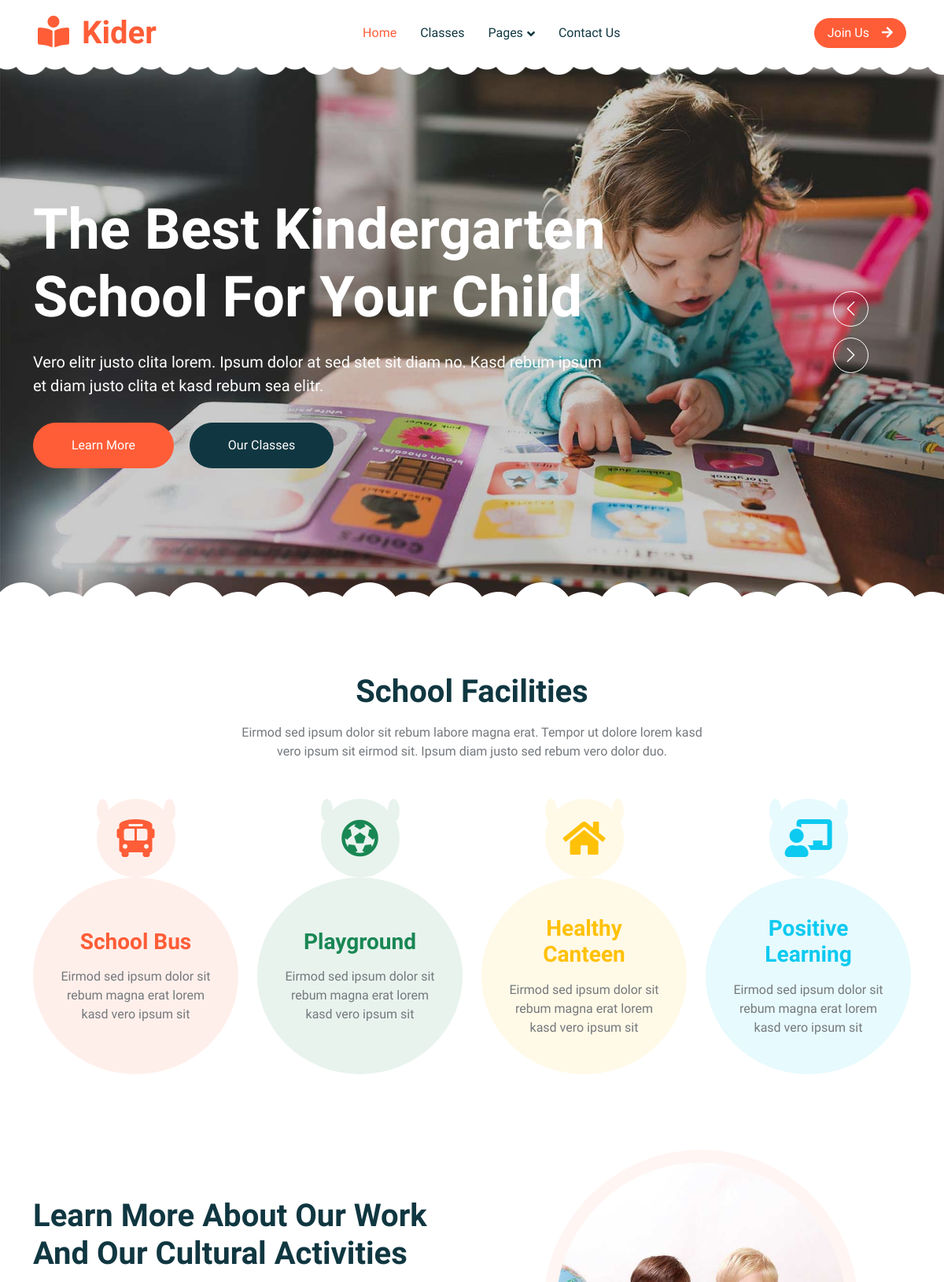
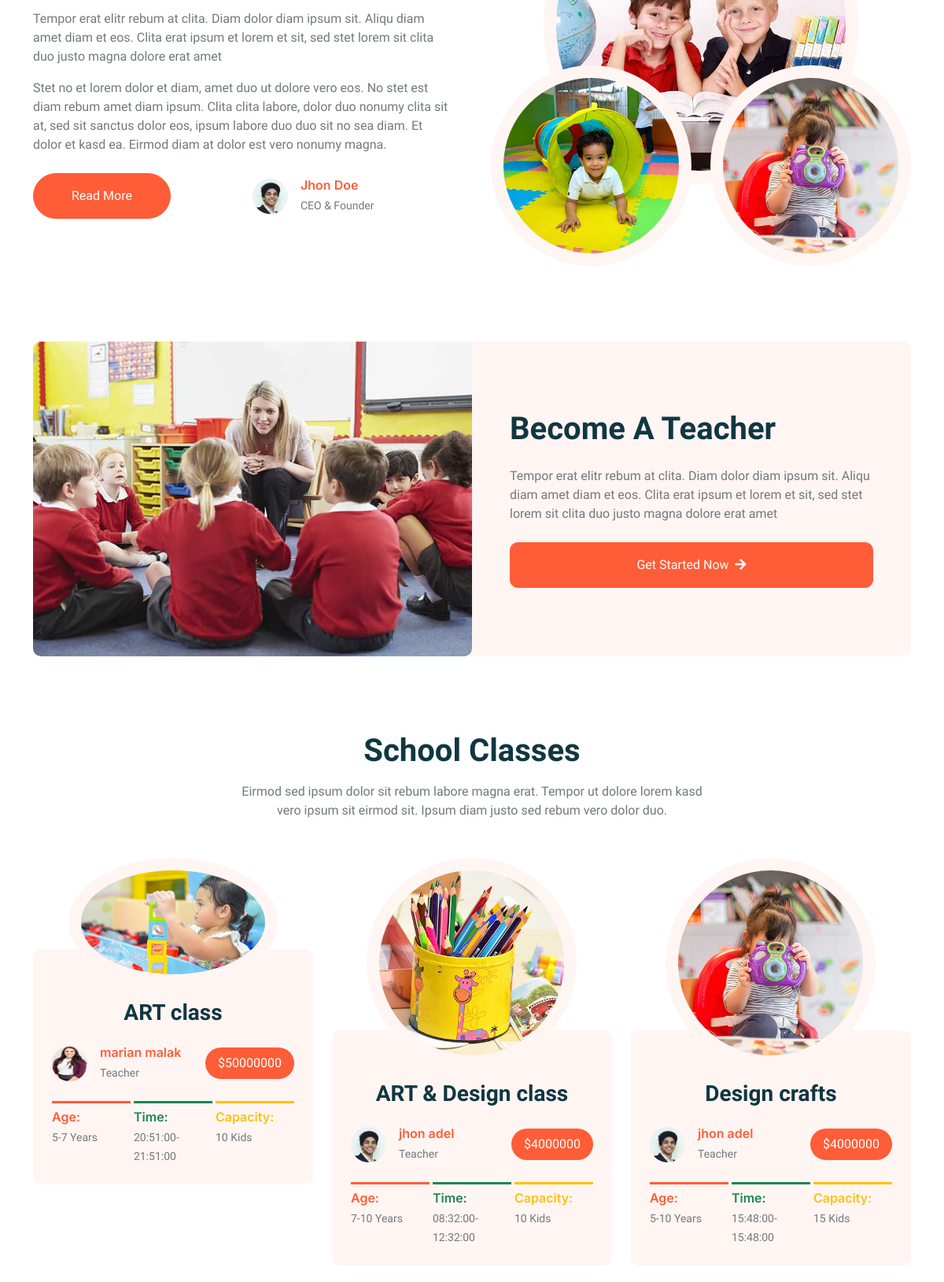
The page / (upper part) on the database its author committed (2 pictures, top to bottom).
### tables this page shows
CREATE TABLE `classes` (
  `id` int(11) NOT NULL,
  `regDate` timestamp NOT NULL DEFAULT current_timestamp(),
  `className` varchar(50) NOT NULL,
  `price` int(11) NOT NULL,
  `capacity` int(11) NOT NULL,
  `age_from` int(11) NOT NULL,
  `age_to` int(11) NOT NULL,
  `time_from` time NOT NULL,
  `time_to` time NOT NULL,
  `published` tinyint(4) NOT NULL,
  `image` varchar(50) NOT NULL,
  `teacher_id` int(11) NOT NULL
);

CREATE TABLE `teachers` (
  `id` int(11) NOT NULL,
  `regDate` timestamp NOT NULL DEFAULT current_timestamp(),
  `fullName` varchar(50) NOT NULL,
  `jobTitle` varchar(50) NOT NULL,
  `published` tinyint(4) NOT NULL,
  `image` varchar(50) NOT NULL
);

### index.php (called while the page is built, shortened)
<?php
require_once "includes/head.php";
    require_once "includes/navbar.php";
    require_once "includes/carousel.php";
    require_once "includes/facility.php";
    require_once "includes/about.php";
    require_once "includes/call-to-action.php";
    require_once "includes/classes.php";
require_once "includes/footer.php";
?>

### includes/classes.php (the view, shortened to what this page needs)
 <?php
require_once "admin/includes/conn.php";
      $sql='SELECT classes.id AS classId,
       teachers.id AS teacherID,
       classes.image AS classImage,
       teachers.image AS teacherImage,
       classes.className,
       classes.age_from,
       classes.age_to,
       classes.time_from,
       classes.time_to,
       classes.price,
       classes.capacity,
       teachers.fullName
        FROM classes INNER JOIN teachers On  teachers.id = classes.teacher_id ';
      $stmt = $conn->prepare($sql);
      $stmt->execute();
      $classes = $stmt->fetchAll();
?>
 <div class="container-xxl py-5">
            <div class="container">
                <div class="text-center mx-auto mb-5 wow fadeInUp" data-wow-delay="0.1s" style="max-width: 600px;">
                    <h1 class="mb-3">School Classes</h1>
                    <p>Eirmod sed ipsum dolor sit rebum labore magna erat. Tempor ut dolore lorem kasd vero ipsum sit eirmod sit. Ipsum diam justo sed rebum vero dolor duo.</p>
                </div>
                <div class="row g-4">
                <?php foreach($classes as $class){?>
                    <div class="col-lg-4 col-md-6 wow fadeInUp" data-wow-delay="0.1s">
                        <div class="classes-item">
                            <div class="bg-light rounded-circle w-75 mx-auto p-3">
                                <img class="img-fluid rounded-circle" src="img/<?php echo $class['classImage']; ?>" alt="">
                            </div>
                            <div class="bg-light rounded p-4 pt-5 mt-n5">
                                <a class="d-block text-center h3 mt-3 mb-4" href=""><?php echo $class['className']; ?></a>
                                <div class="d-flex align-items-center justify-content-between mb-4">
                                    <div class="d-flex align-items-center">
                                        <img class="rounded-circle flex-shrink-0" src="img/<?php echo $class['teacherImage']; ?>" alt="" style="width: 45px; height: 45px;">
                                        <div class="ms-3">
                                            <h6 class="text-primary mb-1"><?php echo $class['fullName']; ?></h6>
                                            <small>Teacher</small>
                                        </div>
                                    </div>
                                    <span class="bg-primary text-white rounded-pill py-2 px-3" href="">$<?php echo $class['price']; ?></span>
                                </div>
                                <div class="row g-1">
                                    <div class="col-4">
                                        <div class="border-top border-3 border-primary pt-2">
                                            <h6 class="text-primary mb-1">Age:</h6>
                                            <small><?php echo $class['age_from']; ?>-<?php echo $class['age_to']; ?> Years</small>
                                        </div>
                                    </div>
                                    <div class="col-4">
                                        <div class="border-top border-3 border-success pt-2">
                                            <h6 class="text-success mb-1">Time:</h6>
                                            <small><?php echo $class['time_from']; ?>-<?php echo $class['time_to']; ?> </small>
                                        </div>
                                    </div>
                                    <div class="col-4">
                                        <div class="border-top border-3 border-warning pt-2">
                                            <h6 class="text-warning mb-1">Capacity:</h6>
                                            <small><?php echo $class['capacity']; ?> Kids</small>
                                        </div>
                                    </div>
                                </div>
                            </div>
                        </div>
                    </div>
                <?php } ?>
                </div>
            </div>
        </div>

### css/style.css (style rules this page uses)
:root { --primary: #FE5D37; --light: #FFF5F3; --dark: #103741; }
h1, h2, h3, h4, .h1, .h2, .h3, .h4, .display-1, .display-2, .display-3, .display-4, .display-5, .display-6 { font-family: 'Lobster Two', cursive; font-weight: 700; }
h5, h6, .h5, .h6 { font-weight: 600; }
.classes-item { transition: .5s; }

### rows shown on the page
classes: image (picture), className "ART class", teacher.image (picture), teacher.fullName "marian malak", price "50000000", age_from "5", age_to "7", time_from "20:51:00", time_to "21:51:00", capacity "10"
classes: image (picture), className "ART & Design class", teacher.image (picture), teacher.fullName "jhon adel", price "4000000", age_from "7", age_to "10", time_from "08:32:00", time_to "12:32:00", capacity "10"
classes: image (picture), className "Design crafts", teacher.image (picture), teacher.fullName "jhon adel", price "4000000", age_from "5", age_to "10", time_from "15:48:00", time_to "15:48:00", capacity "15"
